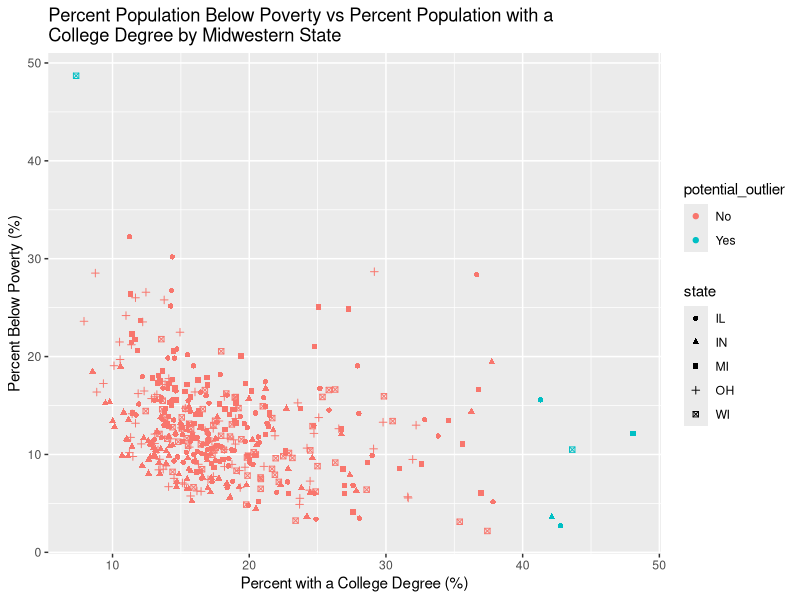

Reproduce this figure in R.
## ---- chunk 1
#| eval: true
#| message: false

library(tidyverse)
## ---- chunk 2
midwest <- midwest
midwest |> group_by(state)|> summarize(n = n()) |> arrange(desc(n))
## ---- chunk 3
midwest_duplicate <- midwest |> group_by(county) |> summarize(count = n()) |> filter(count >= 2) |> arrange(desc(count))
midwest_duplicate
## ---- chunk 4
midwest |> filter(popdensity > 25000) |> select(county, state, popdensity, poptotal, area) |> arrange(desc(popdensity))
midwest |> select(county, state, popdensity, poptotal, area) |> filter(popdensity == max(popdensity))
## ---- chunk 5
midwest |>mutate(metro = if_else(inmetro == 1, "Yes", "No")) |> group_by(state, metro) |> 
  summarise(n = n()) |>
  group_by(state) |>
  mutate(proportion_urban = n/sum(n)) |>
  select(state, metro, proportion_urban)
## ---- chunk 6
midwest |> select(county, state, percbelowpoverty, percollege) |> 
  filter(percbelowpoverty > 45, percollege <8)

midwest |> select(county, state, percbelowpoverty, percollege) |> 
  filter(percbelowpoverty <20 , percollege >40)

midwest |> select(county, state, percbelowpoverty, percollege) |> 
  filter((percbelowpoverty <20 & percollege >40) | (percbelowpoverty > 45 & percollege <8))

midwest_outliers <- midwest |> select(county, state, percbelowpoverty, percollege) |> 
  mutate(potential_outlier = if_else((percbelowpoverty <20 & percollege >40) | (percbelowpoverty > 45 & percollege <8), "Yes", "No")) |>
  arrange(potential_outlier)
midwest_outliers

midwest_outliers |>  ggplot(aes(x = percollege, y= percbelowpoverty, shape = state,
color = potential_outlier)) +
geom_point() +
labs(
y = "Percent Below Poverty (%)",
x = "Percent with a College Degree (%)",
title = "Percent Population Below Poverty vs Percent Population with a
College Degree by Midwestern State")
## ---- chunk 7
midwest |> group_by(state) |> summarise(state_pop = sum(poptotal)) |> arrange(desc(state_pop))

midwest |> group_by(state) |> summarise(state_pop = sum(poptotal)) |> mutate(proportion_pop = state_pop/sum(state_pop)) |> arrange(desc(proportion_pop))



## ---- chunk 8
state_poverty <- midwest |> group_by(state) |> summarise(mean_percbelowpoverty = mean(percbelowpoverty)) |> select(state, mean_percbelowpoverty)
state_poverty |> arrange(mean_percbelowpoverty)
